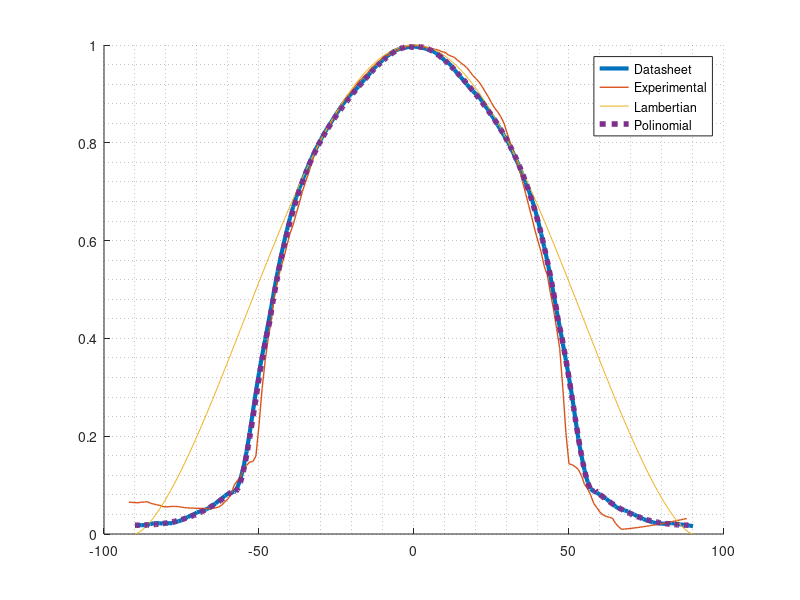

This chart was generated by the following MATLAB code: (Note: this script raises an error after producing the figure.)
clc, clear all, close all

% from the datasheet
datasheet = csvread('pattern_smoothed_3.csv',1,0);
experiment = csvread('experiment_axis_X.csv',1,0);

% processing experiments
experiment(:,1)=experiment(:,1)-2;
experiment(:,2)= experiment(:,2)/max(experiment(:,2));

% estimacion por lambertianos
phi = -90:0.5:90;
lamb =cosd(phi).^1.5;


figure(1)
hold on
plot(datasheet(:,1), datasheet(:,2)/100,'LineWidth',3,'DisplayName','Datasheet')
plot(experiment(:,1), experiment(:,2) ,'LineWidth',1,'DisplayName','Experimental')

plot(phi,lamb,'DisplayName','Lambertian')
legend
grid minor


%%
% estimation with polynomios
p1 =[-2.87071219e-05,2.04429106e-03,-6.27359812e-02,1.85501661e-01,9.94769800e01]/100; %0 - 46
p2 =[5.41209126e-04,-8.38922902e-02,4.37043922,-8.24163885e01,3.30525716e02]/100; %46 a 58
p3 =[-1.1142e-04,3.3874e-02,-3.3845e+00,1.1325e+02]/100; % 58 a 90

phi_range = -90:0.5:90;
i_est = [];
for phi = phi_range
    phi=abs(phi);
    if phi <= 46
        i_rel = polyval(p1, phi);
    elseif phi <= 58
        i_rel = polyval(p2, phi);    
    elseif phi <= 90
        i_rel = polyval(p3, phi);
    else 
        i_rel = 0;
    end
    i_est = [i_est i_rel];
end

plot(phi_range,i_est, 'LineWidth',4,'DisplayName','Polinomial','LineStyle',':')
xline(40,  'r--', '\phi=40','DisplayName','\phi_{edge}');
% xline(0,  'r--', 'x=0');
% xline(46, 'r--', 'x=46');
% xline(58, 'r--', 'x=58');

%%
figure(1);
set(gcf, 'Color', 'white');
print(fullfile('figures', 'pattern.png'), '-dpng', '-r300');
